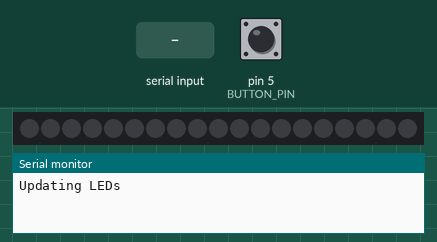
Recording of a sketch running on a simulated Arduino Uno, built with avr-gcc and run on an emulated ATmega328P. On the bench: 19 RGB LEDs in strip order, left to right, the last lines printed to the serial monitor. Inputs (shaded band) come from the test bench; at power-on: pin 5 (BUTTON_PIN) HIGH. Dim RGB values are drawn brighter than linear.

Above: at 1.2 s.
1.3 s: pin 5 (BUTTON_PIN) pulled LOW for 1 s
3.8 s: "1" received over Serial
5.3 s: pin 5 (BUTTON_PIN) pulled LOW for 0.15 s
At 5.8 s:
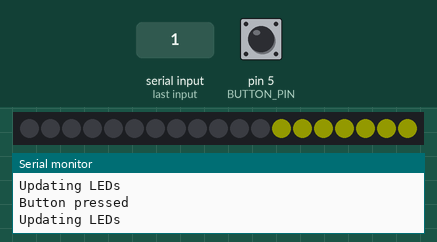
7.0 s: pin 5 (BUTTON_PIN) pulled LOW for 0.15 s
At 8.3 s:
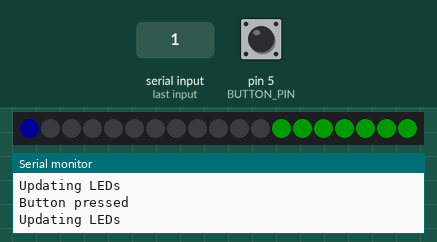
Timing chart, 0 to 9.7 s (numbered marks = the images above; inputs shaded):
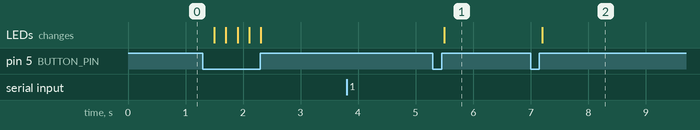

Measured:
- after the input at 5.3 s, the LEDs: change after 0.20 s (image 1)
- after the input at 7.0 s, the LEDs: change after 0.20 s (image 2)

The sketch:

footprint.ino
```cpp
#include <Adafruit_NeoPixel.h>

#define LEDS_PIN 2
#define BUTTON_PIN 5
#define NUMPIXELS 19

Adafruit_NeoPixel pixels(NUMPIXELS, LEDS_PIN, NEO_GRB + NEO_KHZ800);

int buttonState = 0;
uint32_t curr_color[5];
int curr_selection = -1;
boolean update_leds = true;

void setup() {
  pixels.begin();
  pixels.show();
  for(int i=0; i<5; i++) {
    curr_color[i] = pixels.Color(0,0,0);
  }
  Serial.begin(115200);
  pinMode(BUTTON_PIN, INPUT_PULLUP);
}

void loop() {
  int value = 0;

  if(Serial.available()){
    Serial.println("New values received");
    for(int i=0; i<5; i++) {
      int value = Serial.read();
      Serial.print("Value: ");
      Serial.println(value / 100.0);
      curr_color[i] = toColor(value / 100.0);
    }
    update_leds = true;
  };

  if (digitalRead(BUTTON_PIN) == LOW) {
    update_leds = true;
    delay(200);
    buttonStuffs();
    Serial.println("Button pressed");
  }

  if (update_leds) {
    Serial.println("Updating LEDs");
    for(int i=12; i<NUMPIXELS; i++) pixels.setPixelColor(i, curr_color[curr_selection+1]);
    if (curr_selection == -2) {
      for(int i=12; i<NUMPIXELS; i++) pixels.setPixelColor(i, 0);
    }
    pixels.show();
    update_leds = false;
  }
}

void buttonStuffs() {
  int shift = 0;
  if(curr_selection >= 0) pixels.setPixelColor(curr_selection * 3 + shift, 0);
  curr_selection++;
  if (curr_selection == 4) {
    curr_selection = -2;
  }
  if(curr_selection >= 0) pixels.setPixelColor(curr_selection * 3 + shift, pixels.Color(0,0,0.1*255));
}

uint32_t toColor(float value)
 {
  int red, green, blue;
  value = 1 - value;
  blue = 0;
  if (value < 0.5) {
    red = 255;
    green = (int) 255*2*value;
  }
  else {
    red = (int) 255 - 255*(value-0.5)*2;
    green = 255;
  }

  char stringos[50];
  sprintf(stringos, "Color: (%d, %d, %d)\n", red, green, blue);
  Serial.println(stringos);
  return pixels.Color(0.1*red,0.1*green,0.1*blue);
}
```
